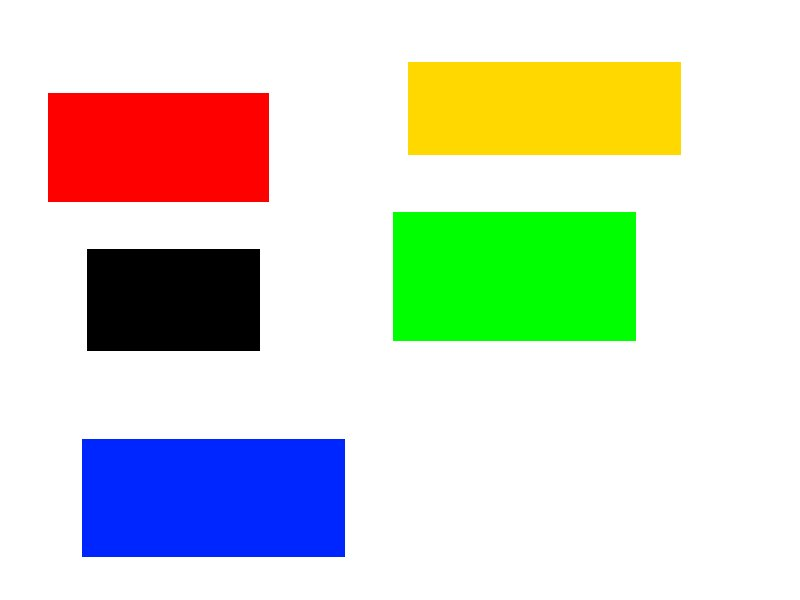
#> input picture color/obrazek.jpg, 800 x 600 px
$ python ColorDetected.py
#> lines starting #> are read from the running program, lines starting #| are printed output that depends on the picture; after the words box and inside, x2 and y2 are one past the last pixel; in counts of white or black regions, pixels touching at a corner belong together
import cv2

img = cv2.imread('obrazek.jpg')
#> img is the input picture: shape (600, 800, 3); mean B, G, R 202.6, 216.6, 212.3
imgGrey = cv2.cvtColor(img, cv2.COLOR_BGR2GRAY)
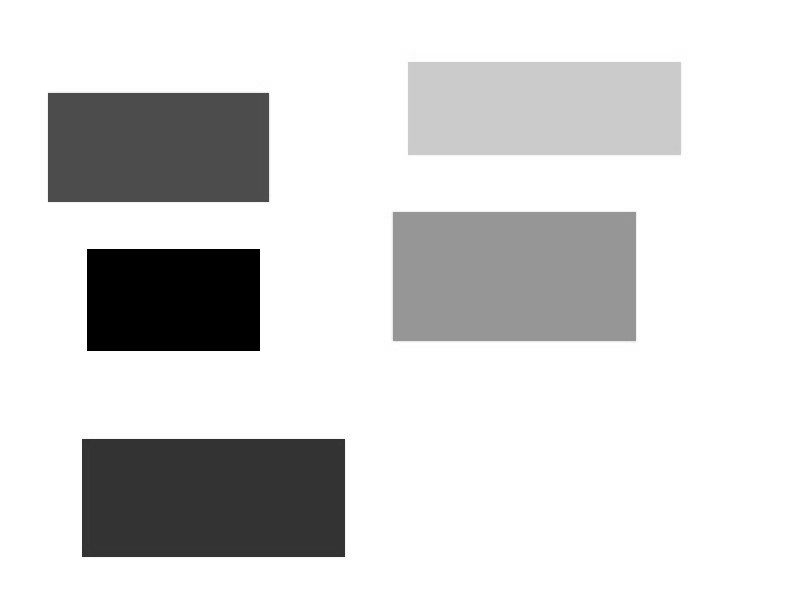
#> imgGrey: shape (600, 800); min 0, max 255, mean 213.7
_, thrash = cv2.threshold(imgGrey, 240, 255, cv2.THRESH_BINARY)
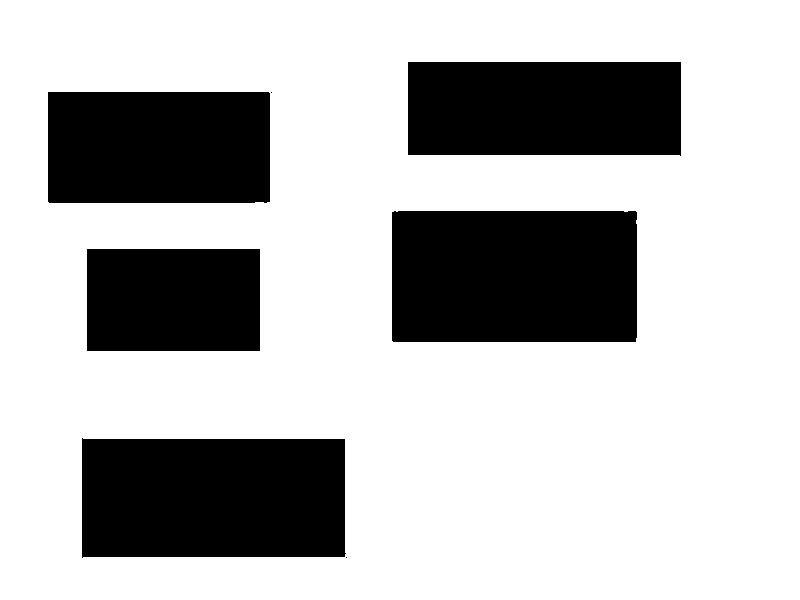
#> thrash: shape (600, 800); 72.8% white; 7 black regions (2 under 20 px)
contours, _ = cv2.findContours(thrash, cv2.RETR_TREE, cv2.CHAIN_APPROX_NONE)
#> contours = 8 contours, 2 with area under 20; largest, box (x1, y1, x2, y2) and area: (0, 0, 800, 600) 478601, (391, 210, 638, 343) 32450, (81, 437, 347, 559) 31418, (407, 61, 682, 157) 25756, (47, 91, 271, 204) 24958, (86, 248, 261, 352) 17920

cv2.imshow("img", img)

for contour in contours:
    approx = cv2.approxPolyDP(contour, 0.01 * cv2.arcLength(contour, True), True)
    cv2.drawContours(img, [approx], 0, (0, 0, 0), 5)
    x = approx.ravel()[0]
    y = approx.ravel()[1] - 5
    cv2.putText(img, "rectangle", (x, y), cv2.FONT_HERSHEY_COMPLEX, 0.5, (0, 0, 0))
#> this loop made 8 passes
#> (approx, x, y) on passes 1 to 8: ([[0, 0], [0, 599], [799, 599], [799, 0]], 0, -5), ([[345, 557], [346, 556], [347, 557], [346, 558]], 345, 552), ([[81, 438], [344, 438], [345, 556], [82, 558]], 81, 433), ([[86, 249], [259, 248], [260, 350], [87, 351]], 86, 244), ([[391, 212], [635, 210], [636, 341], [393, 342]], 391, 207), ([[270, 92], [271, 91], [272, 92], [271, 93]], 270, 87), ([[47, 92], [268, 91], [270, 201], [49, 203]], 47, 87), ([[407, 62], [680, 61], [681, 155], [408, 155]], 407, 57)
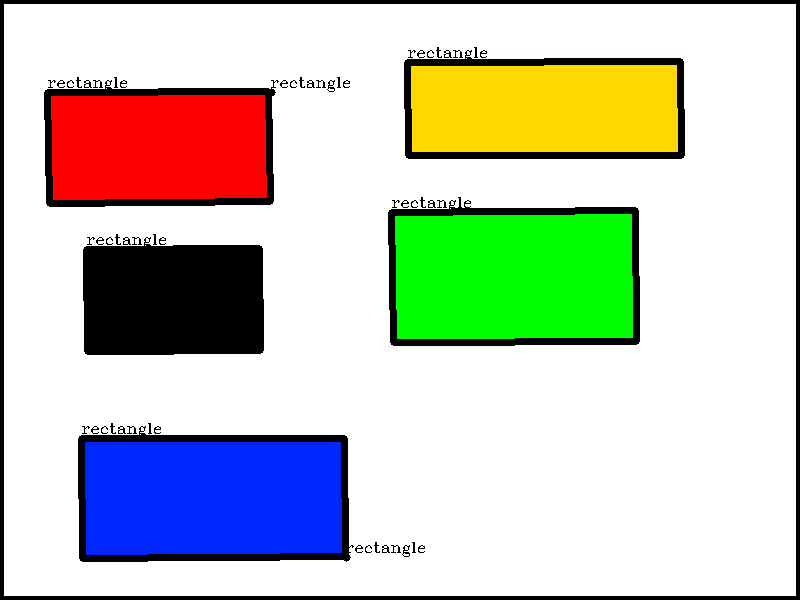
#> img: shape (600, 800, 3); 7.42% of pixels changed, all inside (x1, y1, x2, y2) = (0, 0, 800, 600)

cv2.imshow("shapes", img)
cv2.waitKey(0)
cv2.destroyAllWindows()
